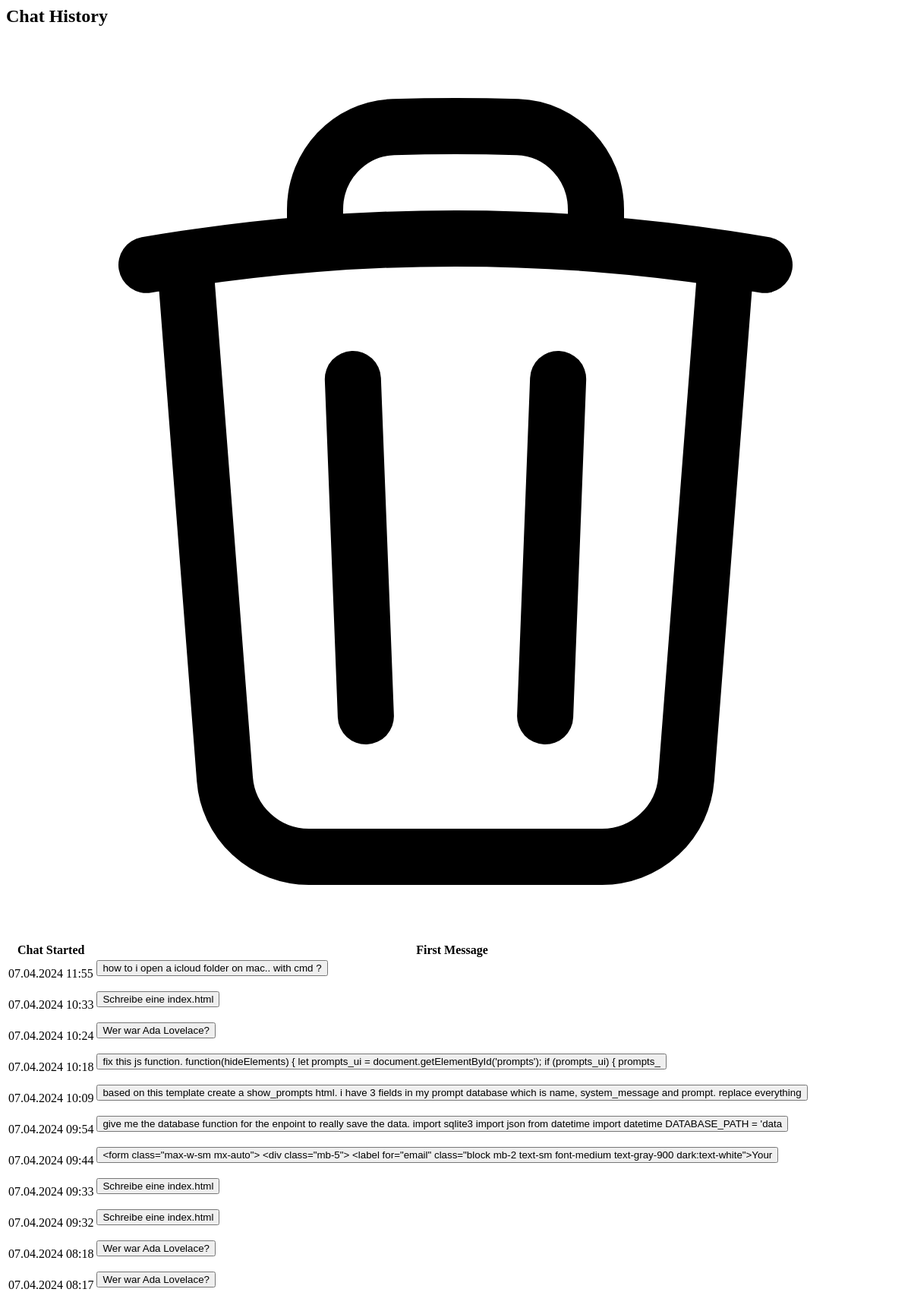
The page /list_chat_history (signed in) on the database as committed earlier.
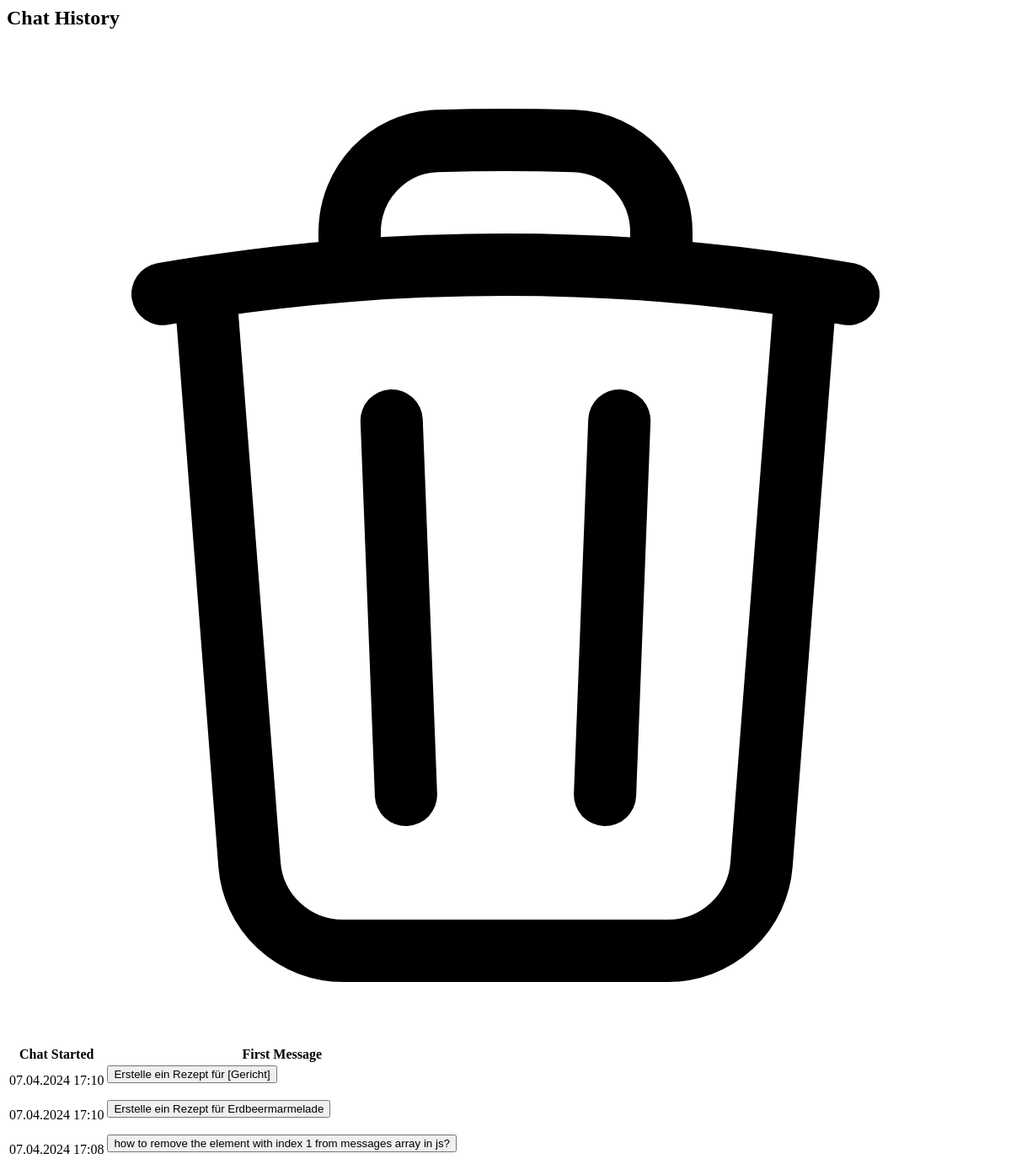
The same page on the database as committed later.
### tables this page shows
CREATE TABLE chat_history (
            id INTEGER PRIMARY KEY,
            username TEXT,
            chat_started TIMESTAMP,
            messages TEXT
        );

### main.py (the view)
@app.route('/list_chat_history', methods=['GET'])
@login_required
def list_chat_history_endpoint():
    chat_history = list_chat_history()
    return render_template('chat_history.html',chat_history=chat_history)

### db.py (called while the page is built)
def with_db_connection(func):
    def inner(*args, **kwargs):
        if 'conn' not in kwargs:
            with sqlite3.connect(DATABASE_PATH) as conn:
                kwargs['conn'] = conn
                return func(*args, **kwargs)
        else:
            return func(*args, **kwargs)
    return inner

@with_db_connection
def execute_db_query(query, params=(), fetchone=False, conn=None):
    cursor = conn.cursor()
    cursor.execute(query, params)
    if fetchone:
        return cursor.fetchone()
    return cursor.fetchall()

@with_db_connection
def list_chat_history(conn=None):
    query = "SELECT username, chat_started, messages FROM chat_history ORDER BY chat_started DESC"
    results = execute_db_query(query, conn=conn)
    chat_history_list = [
        {
            "username": row[0],
            "chat_started": row[1],  # Convert timestamp to readable format
            "display_date": datetime.fromtimestamp(row[1]).strftime('%d.%m.%Y %H:%M'),
            "messages": json.loads(row[2])
        } for row in results
    ]
    return chat_history_list

### main.py (called while the page is built)
def login_required(f):
    @wraps(f)
    def decorated_function(*args, **kwargs):
        if 'username' not in session:
            return redirect(url_for('my_auth.login'))  # Redirect to the login page
        return f(*args, **kwargs)
    return decorated_function

### templates/chat_history.html (shortened to what this page needs)
<div id="chat_history_ui">
  <div class="mx-auto mt-8 px-16 mb-2">
    <div class="flex flex-row items-center gap-2">
      <h2 class="text-2xl font-bold">Chat History</h2>
      <div id="chat_history_bin">
      </div>
    </div>
  </div>
  <div class="px-16">
    <table class="min-w-full bg-white rounded-xl overflow-hidden">
      <thead class="text-gray-600 uppercase text-sm leading-normal">
        <tr>
          <th class="py-3 px-6 text-left">Chat Started</th>
          <th class="py-3 px-6 text-left">First Message</th>
        </tr>
      </thead>
      <tbody class="text-gray-600 text-sm font-light">
        {% for chat in chat_history %}
        <tr>
          <td class="py-3 px-6 text-left whitespace-nowrap">{{ chat.display_date }}</td>
          <td class="py-3 px-6 text-left">
            <form action="/" method="POST">
              <button type="submit"
                class="bg-indigo-500 text-white py-1 px-4 rounded-lg hover:bg-indigo-600 focus:outline-none focus:ring-2 focus:ring-indigo-500 focus:ring-offset-2 focus:ring-offset-gray-200">
                {{ chat.messages[1].content[0:150] }}
              </button>
            </form>
          </td>
        </tr>
        {% endfor %}
      </tbody>
    </table>
  </div>
</div>

Rows that differ between the two databases and show on the page:
removed chat_history: display_date "07.04.2024 11:55", messages "how to i open a icloud folder on mac.. with cmd ?"
removed chat_history: display_date "07.04.2024 10:33", messages "Schreibe eine index.html"
removed chat_history: display_date "07.04.2024 10:24", messages "Wer war Ada Lovelace?"
removed chat_history: display_date "07.04.2024 10:18", messages "fix this js function. function(hideElements) { let prompts_ui = document.getElementById('prompts'); if (prompts_ui) { prompts_"
removed chat_history: display_date "07.04.2024 10:09", messages "based on this template create a show_prompts html. i have 3 fields in my prompt database which is name, system_message and prompt. replace everything"
removed chat_history: display_date "07.04.2024 09:54", messages "give me the database function for the enpoint to really save the data. import sqlite3 import json from datetime import datetime DATABASE_PATH = 'data"
removed chat_history: display_date "07.04.2024 09:44", messages "<form class=\"max-w-sm mx-auto\"> <div class=\"mb-5\"> <label for=\"email\" class=\"block mb-2 text-sm font-medium text-gray-900 dark:text-white\">Your"
removed chat_history: display_date "07.04.2024 09:33", messages "Schreibe eine index.html"
changed chat_history (number 1 of 3 on the later page): display_date "07.04.2024 09:32" → "07.04.2024 17:10"; messages "Schreibe eine index.html" → "Erstelle ein Rezept für [Gericht]"
changed chat_history (number 2 of 3 on the later page): display_date "07.04.2024 08:18" → "07.04.2024 17:10"; messages "Wer war Ada Lovelace?" → "Erstelle ein Rezept für Erdbeermarmelade"
changed chat_history (number 3 of 3 on the later page): display_date "07.04.2024 08:17" → "07.04.2024 17:08"; messages "Wer war Ada Lovelace?" → "how to remove the element with index 1 from messages array in js?"
